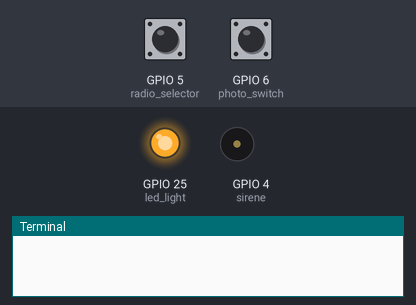
This program was run on a simulated Raspberry Pi (BCM pin numbers). Parts: output pins drawn as LEDs (lit = HIGH), buzzer (waves = sounding), the last lines printed to the terminal. Dashed ring = blinking. The inputs (shaded band) are chosen by the test bench; at power-on: GPIO 5 (radio_selector) HIGH, GPIO 6 (photo_switch) HIGH. Pins used as bus, display or sensor lines are not drawn.

Above: at 1.2 s.
1.3 s: GPIO 5 (radio_selector) pulled LOW for 0.15 s
At 2.1 s:
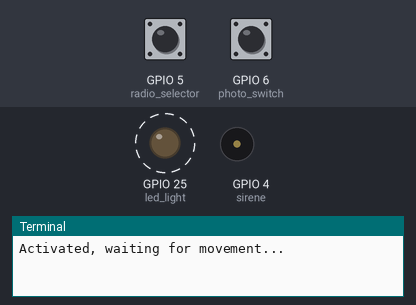
4.4 s: GPIO 6 (photo_switch) pulled LOW for 0.15 s
At 5.7 s:
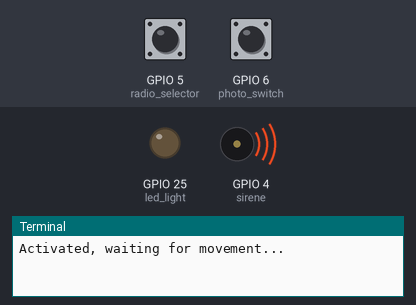
6.8 s: GPIO 5 (radio_selector) pulled LOW for 1 s
At 10.0 s:
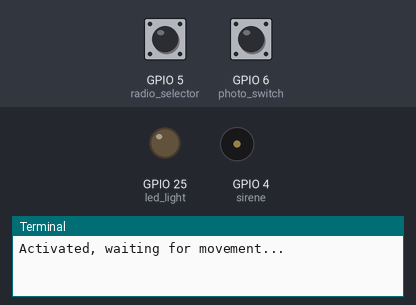
10.8 s: GPIO 6 (photo_switch) pulled LOW for 1 s
At 12.9 s:
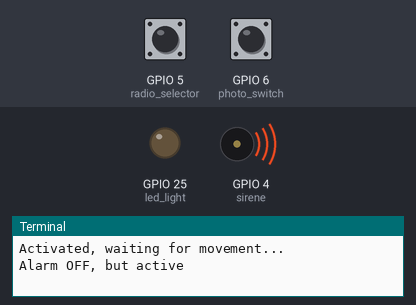
13.3 s: GPIO 5 (radio_selector) pulled LOW for 3.2 s
At 16.8 s:
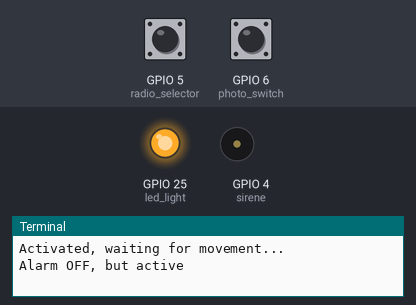
18.0 s: GPIO 5 (radio_selector) driven LOW and GPIO 6 (photo_switch) driven LOW
At 19.8 s:
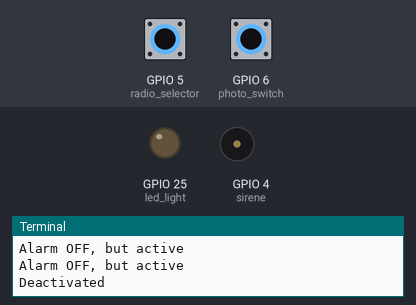
Timing chart, 0 to 21.5 s (numbered marks = the images above; inputs shaded):
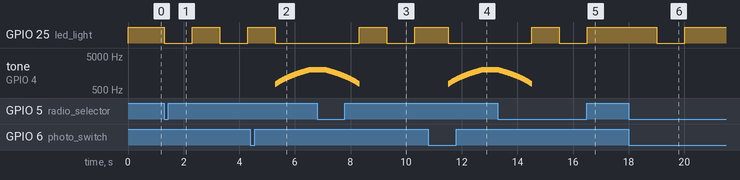

The program:

main_alarm.py
```python
import time
import RPi.GPIO as GPIO
GPIO.setmode(GPIO.BCM)

# Output pins
sirene = 4			# sirene loudspeeker
led_light = 25		# LED lights
photo_switch = 6	# photo switch device
radio_selector = 5 # came radio device

#In/Out config
GPIO.setup(sirene, GPIO.OUT) 		#sirene as out
GPIO.output(sirene, True)
GPIO.setup(led_light, GPIO.OUT) 	#led otuput (relay for switching)
GPIO.output(led_light, True)
GPIO.setup(photo_switch, GPIO.IN)	#photo switch input
#GPIO.input(photo_switch, False)
GPIO.setup(radio_selector, GPIO.IN) #came radio device input
#GPIO.input(radio_selector, False)

GPIO.add_event_detect(photo_switch, GPIO.FALLING) 	#add rising edge detection to the photoelectric switch
GPIO.add_event_detect(radio_selector, GPIO.FALLING)	#add rising edge detecion to the came radio switch

# PWM configuration
p = GPIO.PWM(sirene, 750) 	#set sirene channel to PWM with 750 Hz frequency
#p.start(50) 				#start PWM on sirene with 50% duty cycle


# Functions
# Turn on sirene signal
def StartSirene(PWM_Channel):
	PWM_Channel.start(50)
	for freq in range(750, 2000, 10):
		PWM_Channel.ChangeFrequency(freq)
		time.sleep(0.01)
	time.sleep(0.5)
	for freq in range(2000, 750, -10):
		PWM_Channel.ChangeFrequency(freq)
		time.sleep(0.01)

# Turn output to ON
def TurnON(OutputPin):
	GPIO.output(OutputPin, True)

# Turn output to OFF
def TurnOFF(OutputPin):
	GPIO.output(OutputPin, False)

# Blink LED desired number of times
def BlinkLED(LED_Channel, HowManyTimes):
	for x in range(HowManyTimes):
		TurnOFF(LED_Channel)
		time.sleep(1)
		TurnON(LED_Channel)
		time.sleep(1)


# Check if falling edge on Input (Device)
def CheckInput(Device):
	if GPIO.event_detected(Device) == True:
		#print("Action detected!")
		return True
	else: return False

# Machine Case: AlarmOFF
def AlarmOFF(LED_Channel, PWM_Channel):
	TurnON(LED_Channel)		#Turn OFF LEDs
	PWM_Channel.stop()				#stop PWM on Sirene channel
	time.sleep(1)			#wait 3 s
	BlinkLED(LED_Channel, 1)	#Blink LED light once
#	print('Alarm Turned OFF completely')


# Machine Case: Active
def AlarmON(LED_Channel, PWM_Channel):
		TurnOFF(LED_Channel)
		StartSirene(PWM_Channel)
#		print("Alarm!")


# Machine Case : AlarmInit
def AlarmInit(LED_Channel):
#	PWM_Channel.start(50)					#Init PWM
	BlinkLED(LED_Channel, 2)		#Blink LED twice
#	print('Alarm Turned ON')


def StandBy(CaseCounter):
    CaseCounter = 0
    return CaseCounter


#Dictionary definition as case selector
CaseSelector = {	0 : StandBy,
					1 : AlarmInit,
					2 : AlarmON,
					3 : AlarmOFF
				}


#Variables
CaseCounter = 0
AlarmReady = False

#PROBLEM DO ROZWIAZANIA: PIN INPUT DEBOUNCE
#POWODUJE TO WYKONANIE KODU NA ZBOCZE OPODAJACE PRZY ZALACZANIU STYKOW

#DLUGOSC TRWANIA OPADAJACEGO ZBOCZA - KILKUKROTNE ODCZYTANIE TEJ SAMEJ WARTOSCI
#(delay 0.1s poprawil sprawe)


try:
    while 1:
	time.sleep(0.1)
        if CheckInput(radio_selector) == True:
			if AlarmReady == True:
				print("Deactivated")
				AlarmOFF(led_light,p)
				AlarmReady = False
				CaseCounter = 0

			else:
#				print(CaseCounter)
				print("Activated, waiting for movement...")
	           		AlarmInit(led_light)        #Init Alarm (blink twice)
        	  		AlarmReady = True           #and set as ready

	if CheckInput(photo_switch) == True and AlarmReady == True:
		CaseCounter = 2
        while CaseCounter == 2:
        	AlarmON(led_light,p)
        	if CheckInput(radio_selector) == True:
			CaseCounter = 0
			AlarmOFF(led_light,p)
			print("Alarm OFF, but active")

        	time.sleep(0.1)


except KeyboardInterrupt:
	p.stop()
	GPIO.cleanup()
```

Measured:
- after the input at 1.3 s, GPIO 25 (led_light): alternates HIGH for 1.0 s and LOW for 1.0 s, starting at once
- after the input at 4.4 s, GPIO 25 (led_light): HIGH → LOW after 0.90 s; tone on GPIO 4 (sirene): plays 750 Hz for 0.01 s, 760 Hz for 0.01 s, 770 Hz for 0.01 s, 780 Hz for 0.01 s, 790 Hz for 0.01 s, 800 Hz for 0.01 s … (125 notes in this stretch), starting after 0.90 s
- after the input at 6.8 s, GPIO 25 (led_light): LOW → HIGH after 1.5 s, → LOW 1.0 s later, → HIGH 1.0 s later
- after the input at 10.8 s, GPIO 25 (led_light): HIGH → LOW after 0.71 s; tone on GPIO 4 (sirene): plays 750 Hz for 0.01 s, 760 Hz for 0.01 s, 770 Hz for 0.01 s, 780 Hz for 0.01 s, 790 Hz for 0.01 s, 800 Hz for 0.01 s … (130 notes in this stretch), starting after 0.71 s
- after the input at 13.3 s, GPIO 25 (led_light): LOW → HIGH after 1.2 s, → LOW 1.0 s later, → HIGH 1.0 s later
- after the input at 18.0 s, GPIO 25 (led_light): HIGH → LOW after 1.0 s, → HIGH 1.0 s later
